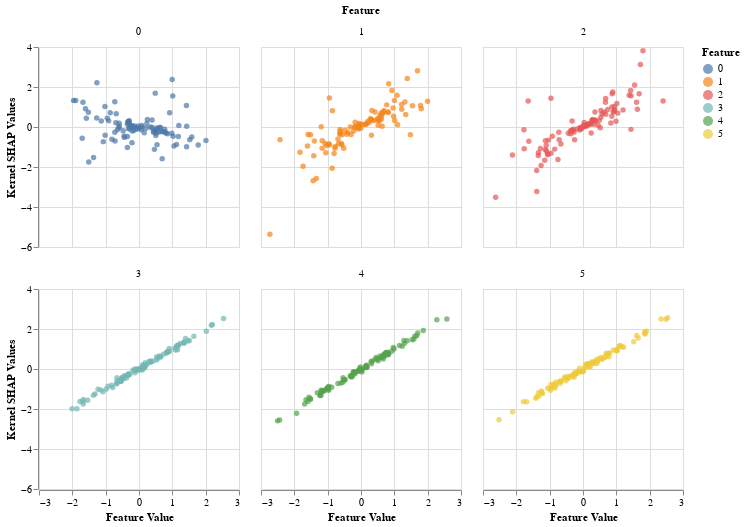

The code cell stored with this chart in its notebook:
### Code cell
alt.Chart(data_df).mark_point(filled=True).encode(
    alt.Y('Kernel SHAP Values:Q'),
    alt.X('Feature Value:Q'),
    alt.Color('Feature:N'),
    alt.Facet('Feature:N')
).properties(
    columns=3,
    width=200,
    height=200
)

### Figure 1 — Vega-Lite specification as saved in the notebook (floating-point values rounded to 4 significant figures; data arrays with more than 128 entries replaced by an {"elided": "..."} marker saying what was removed)
{"$schema": "https://vega.github.io/schema/vega-lite/v3.2.1.json", "columns": 3, "config": {"mark": {"tooltip": null}, "view": {"height": 300, "width": 400}}, "data": {"name": "data-4f8129e51c911aaf863db1eecb42a3b0"}, "datasets": {"data-4f8129e51c911aaf863db1eecb42a3b0": {"elided": "600 records"}}, "encoding": {"color": {"field": "Feature", "type": "nominal"}, "facet": {"field": "Feature", "type": "nominal"}, "x": {"field": "Feature Value", "type": "quantitative"}, "y": {"field": "Kernel SHAP Values", "type": "quantitative"}}, "height": 200, "mark": {"filled": true, "type": "point"}, "width": 200}
